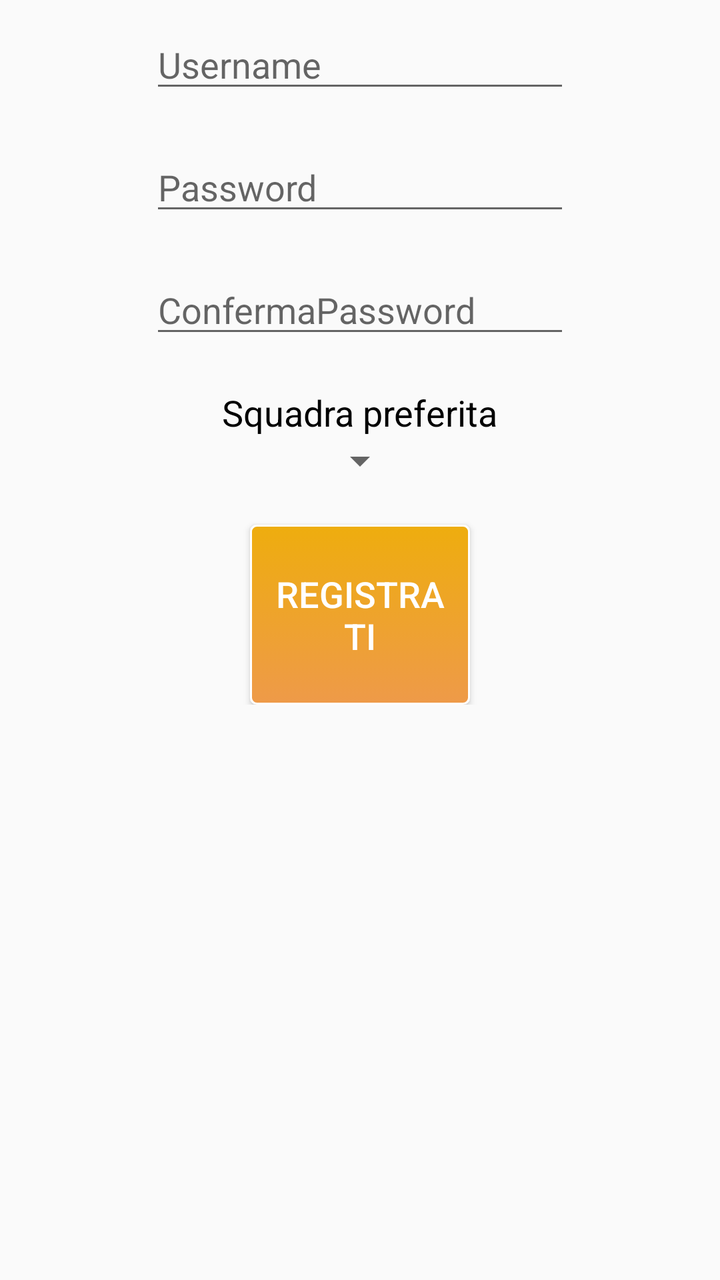
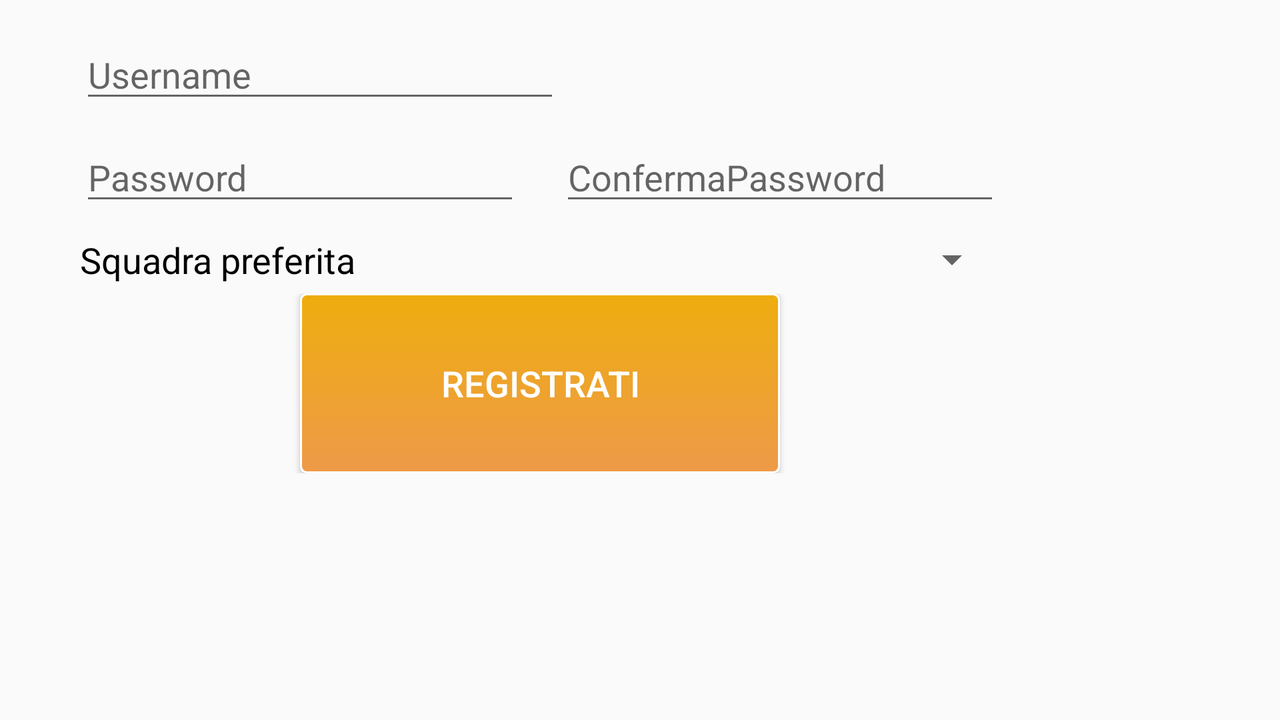

First picture: res/layout/ on a phone held upright. Second picture: the repository's own variant of that layout, on a device whose configuration matches the variant's folder. Source for both follows.
<!-- AndroidManifest.xml: application theme FollowTeamTheme -->
<!-- res/layout/registrazione.xml -->
<?xml version="1.0" encoding="utf-8"?>


<ScrollView android:id="@+id/scrollView1"
        android:layout_width="fill_parent"
        android:layout_height="fill_parent" xmlns:android="http://schemas.android.com/apk/res/android">

    <LinearLayout
        android:layout_width="fill_parent"
        android:layout_height="wrap_content"
        android:orientation="vertical"
        android:gravity="center"
        android:layout_marginTop="10dp">
	
	    <EditText
	        android:id="@+id/usernameReg"
	        android:hint="@string/usernameLabel"
	        android:layout_width="wrap_content"
	        android:layout_height="wrap_content"
	        android:ems="10"
	        android:inputType="textPersonName" 
	        android:layout_marginBottom="20dp"
	        style="@style/MyEditText">
	  </EditText>
	
	    <EditText
	        android:id="@+id/passwordReg"
	        android:hint="@string/passwordLabel"
	        android:layout_width="wrap_content"
	        android:layout_height="wrap_content"
	        android:ems="10"
	        android:inputType="textPassword" 
	        android:layout_marginBottom="20dp"
	        style="@style/MyEditText"/>

	    <EditText
	        android:id="@+id/passwordConferma"
	        style="@style/MyEditText"
	        android:layout_width="wrap_content"
	        android:layout_height="wrap_content"
	        android:layout_marginBottom="20dp"
	        android:ems="10"
	        android:hint="@string/passwordLabelConferma"
	        android:inputType="textPassword" >

	        <requestFocus />
	    </EditText>

	    <TextView
	        android:id="@+id/textView1"
	        android:layout_width="wrap_content"
	        android:layout_height="wrap_content"
	        android:text="@string/squadraPreferita" />

	    <Spinner
	        android:id="@+id/spinner"
	        android:layout_width="wrap_content"
	        android:layout_height="wrap_content"
	        android:layout_marginBottom="20dp"
	        android:layout_weight="1"
	        android:drawSelectorOnTop="true" />

	    <Button
	        android:id="@+id/buttonRegistrazione"
	        style="@style/button"
	        android:layout_width="110dp"
	        android:layout_height="90dp"
	        android:text="@string/buttonRegistrati" />
	
	</LinearLayout>
</ScrollView>
<!-- resources referenced by this layout -->
<resources>
  <string name="buttonRegistrati">Registrati</string>
  <string name="passwordLabel">Password</string>
  <string name="passwordLabelConferma">ConfermaPassword</string>
  <string name="squadraPreferita">Squadra preferita  </string>
  <string name="usernameLabel">Username</string>
  <style name="MyEditText">
          <item name="android:textColor">#000000</item>    
      </style>
  <style name="button">
          <item name="android:background">@drawable/mybutton</item>
  		<item name="android:layout_width">wrap_content</item>
          <item name="android:layout_height">wrap_content</item>
          <item name="android:paddingLeft">9sp</item>
          <item name="android:paddingRight">9sp</item>
         	<item name="android:textColor">#FFFFFF</item>
          <item name="android:textSize">18sp</item>
  		<item name="android:height">70sp</item>
  		<item name="android:width">100sp</item>
      </style>
  <style name="FollowTeamTheme" parent="@style/Theme.AppCompat.Light">
          <item name="android:actionBarStyle">@style/MyActionBar</item>
          <item name="android:textColor">#000000</item>
          <item name="android:textSize">18sp</item>
      </style>
  <!-- drawable mybutton (drawable-hdpi) -->
  <?xml version="1.0" encoding="utf-8"?>
  
  <selector xmlns:android="http://schemas.android.com/apk/res/android" >
   <item android:state_pressed="true" >
       <shape android:shape="rectangle"  >
           <corners android:radius="3dip" />
           <stroke android:width="1dip" android:color="#FFFFFF" />
           <gradient android:angle="-90" android:startColor="#8EE5EE" android:endColor="#7AC5CD"  />            
       </shape>
   </item>
  <item android:state_focused="true">
       <shape android:shape="rectangle"  >
           <corners android:radius="3dip" />
           <stroke android:width="1dip" android:color="#5e7974" />
           <solid android:color="#58857e"/>       
       </shape>
   </item>  
  <item >
      <shape android:shape="rectangle"  >
           <corners android:radius="3dip" />
           <stroke android:width="1dip" android:color="#FFFFFF" />
           <gradient android:angle="-90" android:startColor="#EEAD0E" android:endColor="#EE9A49" />            
       </shape>
   </item>
  </selector>
  <style name="MyActionBar" parent="@android:style/Widget.Holo.ActionBar">
          <item name="android:background">#7AC5CD</item>
          <item name="android:color">#FFFFFF</item>
      </style>
</resources>
<!-- res/layout-land/registrazione.xml (the repository's variant of the layout above) -->
<!-- drawn on the phone turned sideways -->
<?xml version="1.0" encoding="utf-8"?>

<ScrollView android:id="@+id/scrollView1"
        android:layout_width="fill_parent"
        android:layout_height="fill_parent" xmlns:android="http://schemas.android.com/apk/res/android">
	<TableLayout
	    android:id="@+id/TableLayout1"
	    android:layout_width="wrap_content"
	    android:layout_height="wrap_content"
	    android:layout_marginLeft="40dp" >
	
	    <TableRow
	        android:id="@+id/tableRow1"
	        android:layout_width="wrap_content"
	        android:layout_height="wrap_content"
	        android:layout_marginTop="15dp"
	        android:layout_marginBottom="10dp" >
	
	        <EditText
	            android:id="@+id/usernameReg"
	            style="@style/MyEditText"
	            android:layout_width="220dp"
	            android:layout_height="wrap_content"
	            android:hint="@string/usernameLabel"
	            android:inputType="textPersonName" />
	
	    </TableRow>
	
	    <TableRow
	        android:id="@+id/tableRow2"
	        android:layout_marginBottom="10dp"
	        android:layout_width="wrap_content"
	        android:layout_height="wrap_content" >
	
	        <EditText
	            android:id="@+id/passwordReg"
	            style="@style/MyEditText"
	            android:layout_width="220dp"
	            android:layout_height="wrap_content"
	            android:ems="10"
	            android:hint="@string/passwordLabel"
	            android:layout_marginRight="20dp"
	            android:inputType="textPassword" >
	
	            <requestFocus />
	        </EditText>
	
	        <EditText
	            android:id="@+id/passwordConferma"
	            style="@style/MyEditText"
	            android:layout_width="220dp"
	            android:layout_height="wrap_content"
	            android:ems="10"
	            android:hint="@string/passwordLabelConferma"
	            android:inputType="textPassword" />
	
	    </TableRow>
	
	    <TableRow
	        android:id="@+id/tableRow4"
	        android:layout_width="wrap_content"
	        android:layout_height="wrap_content" >
	
	        <TextView
	            android:id="@+id/textView1"
	            android:layout_width="wrap_content"
	            android:layout_height="wrap_content"
	            android:text="@string/squadraPreferita" />
	
	        <Spinner
	            android:id="@+id/spinner"
	            android:layout_width="wrap_content"
	            android:layout_height="wrap_content"
	            android:layout_marginBottom="5dp"
	            android:drawSelectorOnTop="true" />
	
	    </TableRow>
	
	    <TableRow
	        
	        android:id="@+id/tableRow3"
	        android:layout_width="wrap_content"
	        android:layout_height="wrap_content"
	        android:gravity="center"
	        android:layout_marginBottom="20dp" >
	
	        <Button
	            android:id="@+id/buttonRegistrazione"
	            style="@style/button"
	            android:layout_width="100dp"
	            android:layout_height="90dp"
	            android:text="@string/buttonRegistrati"
	            android:gravity="center" />
	
	    </TableRow>
	
	</TableLayout>
</ScrollView>
